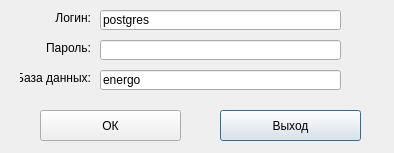
<?xml version="1.0" encoding="UTF-8"?>
<ui version="4.0">
 <class>PlanningLoginForm</class>
 <widget class="QDialog" name="PlanningLoginForm">
  <property name="geometry">
   <rect>
    <x>0</x>
    <y>0</y>
    <width>394</width>
    <height>153</height>
   </rect>
  </property>
  <property name="windowTitle">
   <string>Dialog</string>
  </property>
  <widget class="QLineEdit" name="txtDB">
   <property name="geometry">
    <rect>
     <x>100</x>
     <y>70</y>
     <width>241</width>
     <height>20</height>
    </rect>
   </property>
   <property name="text">
    <string>energo</string>
   </property>
  </widget>
  <widget class="QPushButton" name="btnCancel">
   <property name="geometry">
    <rect>
     <x>220</x>
     <y>110</y>
     <width>141</width>
     <height>31</height>
    </rect>
   </property>
   <property name="text">
    <string>Выход</string>
   </property>
  </widget>
  <widget class="QLabel" name="label_3">
   <property name="geometry">
    <rect>
     <x>20</x>
     <y>70</y>
     <width>71</width>
     <height>16</height>
    </rect>
   </property>
   <property name="text">
    <string>База данных:</string>
   </property>
   <property name="alignment">
    <set>Qt::AlignRight|Qt::AlignTrailing|Qt::AlignVCenter</set>
   </property>
  </widget>
  <widget class="QLabel" name="label">
   <property name="geometry">
    <rect>
     <x>50</x>
     <y>10</y>
     <width>41</width>
     <height>16</height>
    </rect>
   </property>
   <property name="text">
    <string>Логин:</string>
   </property>
   <property name="alignment">
    <set>Qt::AlignRight|Qt::AlignTrailing|Qt::AlignVCenter</set>
   </property>
  </widget>
  <widget class="QLineEdit" name="txtLogin">
   <property name="geometry">
    <rect>
     <x>100</x>
     <y>10</y>
     <width>241</width>
     <height>20</height>
    </rect>
   </property>
   <property name="text">
    <string>postgres</string>
   </property>
  </widget>
  <widget class="QLabel" name="label_2">
   <property name="geometry">
    <rect>
     <x>40</x>
     <y>40</y>
     <width>51</width>
     <height>16</height>
    </rect>
   </property>
   <property name="text">
    <string>Пароль:</string>
   </property>
   <property name="alignment">
    <set>Qt::AlignRight|Qt::AlignTrailing|Qt::AlignVCenter</set>
   </property>
  </widget>
  <widget class="QPushButton" name="btnOK">
   <property name="geometry">
    <rect>
     <x>40</x>
     <y>110</y>
     <width>141</width>
     <height>31</height>
    </rect>
   </property>
   <property name="text">
    <string>ОК</string>
   </property>
  </widget>
  <widget class="QLineEdit" name="txtPassword">
   <property name="geometry">
    <rect>
     <x>100</x>
     <y>40</y>
     <width>241</width>
     <height>20</height>
    </rect>
   </property>
   <property name="inputMask">
    <string/>
   </property>
   <property name="text">
    <string/>
   </property>
   <property name="echoMode">
    <enum>QLineEdit::Password</enum>
   </property>
   <property name="placeholderText">
    <string/>
   </property>
  </widget>
 </widget>
 <tabstops>
  <tabstop>txtPassword</tabstop>
  <tabstop>txtDB</tabstop>
  <tabstop>btnOK</tabstop>
  <tabstop>btnCancel</tabstop>
  <tabstop>txtLogin</tabstop>
 </tabstops>
 <resources/>
 <connections/>
</ui>
